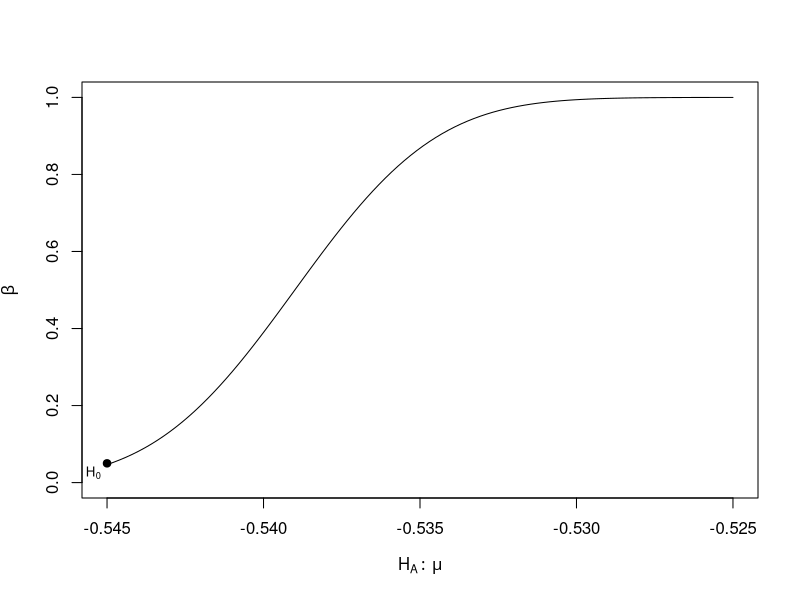
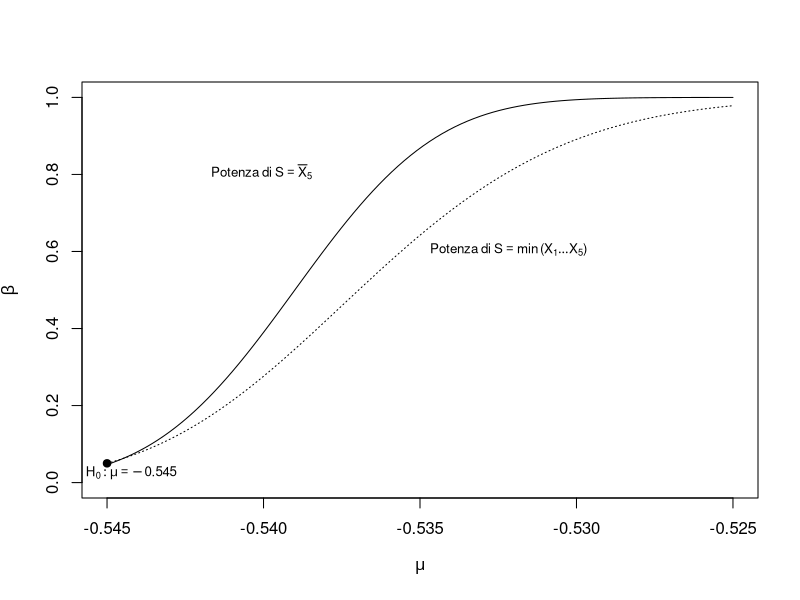

Generate these figures, in order, with R:
# TODO: Add comment
# 
# Author: claudio
###############################################################################


pdf(file="grafici/potenzaXMin.pdf")

x <- seq(-0.545,-0.525,length.out = 100)
y <- 1 - pnorm((-0.539-x)/0.008*sqrt(5))

plot(x,y,xlab=expression(H[A]:~mu),type="l",ylab=expression(beta),
		xlim=c(-0.545,-0.525),ylim=c(0,1))


points(x=-0.545, y=0.05,pch=19)
text(-0.546,0.02,expression(H[0]),pos=4,cex = 0.8)

dev.off()




pdf(file="grafici/potenzaMediaEpotenzaXMin.pdf")

x <- seq(-0.545,-0.525,length.out = 100)
y1 <- 1 - pnorm((-0.539-x)/0.008*sqrt(5))
y2 <- (1 - pnorm(-0.5459907,mean=x,sd=0.008))^5

plot(x,y1,xlab=expression(mu),type="l",ylab=expression(beta),
		xlim=c(-0.545,-0.525),ylim=c(0,1))

lines(x,y2,type="l",lty=3)

points(x=-0.545, y=0.05,pch=19)
text(-0.546,0.02,expression(H[0]:mu==-0.545),pos=4,cex=0.8)
text(-0.542,0.8,expression(Potenza~di~S==bar(X)[5]),pos=4,cex=0.8)
text(-0.535,0.6,expression(Potenza~di~S==min(paste("(",X[1],ldots,X[5],")"))),pos=4,cex=0.8)

dev.off()
